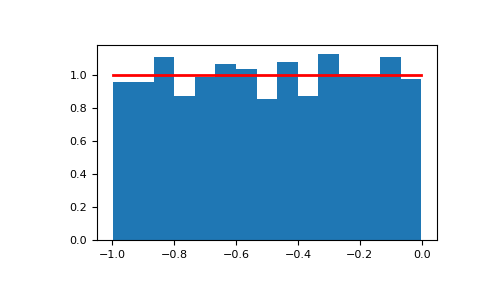

The script that drew this image:
# Draw samples from the distribution:

s = np.random.default_rng().uniform(-1,0,1000)

# All values are within the given interval:

np.all(s >= -1)
# True
np.all(s < 0)
# True

# Display the histogram of the samples, along with the
# probability density function:

import matplotlib.pyplot as plt
count, bins, ignored = plt.hist(s, 15, density=True)
plt.plot(bins, np.ones_like(bins), linewidth=2, color='r')
plt.show()
